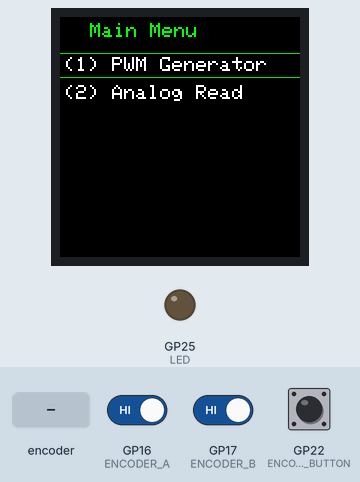
Simulated run of this program. Board: Raspberry Pi Pico. Parts: 240×240 colour display, output pins drawn as LEDs (lit = HIGH). The test bench sets the inputs (shaded band); at power-on: GP22 (ENCODER_BUTTON) LOW, GP16 (ENCODER_A) HIGH, GP17 (ENCODER_B) HIGH. What the program prints to the serial monitor is not drawn.

Above: at 1.4 s.
1.5 s: GP22 (ENCODER_BUTTON) driven HIGH
At 2.4 s:
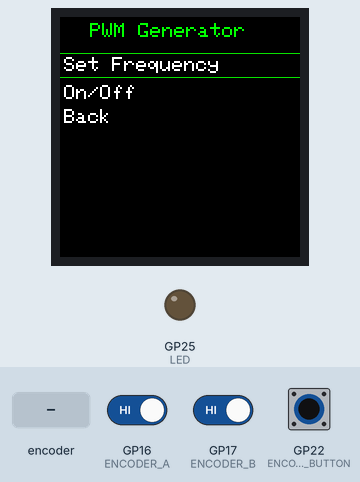
3.0 s: rotary encoder on GP16 (ENCODER_A) / GP17 (ENCODER_B) turned 3 steps (first pin leading)
At 3.17 s:
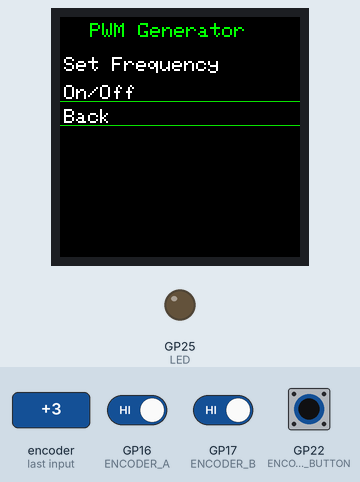
5.1 s: GP22 (ENCODER_BUTTON) pulsed LOW 2 times (0.12 s each, 0.3 s apart)
At 5.8 s:
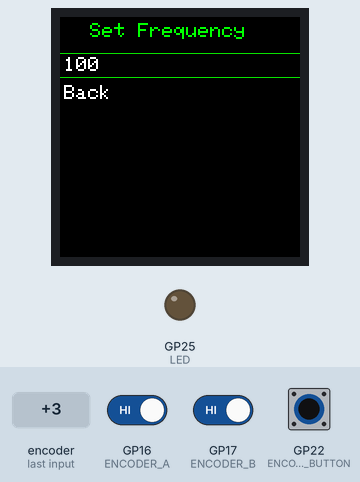
Timing chart, 0 to 8.1 s (numbered marks = the images above; inputs shaded):
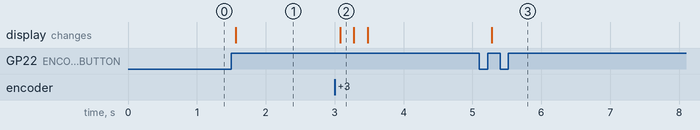

The program:

main.cpp
```cpp
#include <pico/bootrom.h>
#include <pico/multicore.h>

#include "include/defines.h"
#include "include/Gui.h"
#include "include/Encoder.h"


// check if current menu selection switched (encoder rotation)
inline void check_menu_switch()
{
    EncoderAction actionEnc = Encoder::readInput();
    if (actionEnc == RIGHT)
        Gui::changeSelection(UP);
    else if (actionEnc == LEFT)
        Gui::changeSelection(DOWN);
}

// check if menu has been entered (encoder btn press)
inline void check_menu_enter()
{
    if (Gui::hasButtonPressed())
        Gui::buttonPress();
}

// check for received commands (PC)
inline void recv_cmd()
{
    if (Serial.available() > 0)
    {
        String strRecvPC = Serial.readStringUntil('\n');
        strRecvPC.trim();
        if (strRecvPC == "reboot")
        {
            Serial.println("[PICO] :: INFO :: received command: reboot");
            reset_usb_boot(0, 0);
        }
    }
}

// interrupt service routine: rotary encoder button press
ISR isrEncoderButton()
{
    // TODO: keep as small as possible
    bool isDebounced = (millis() - Encoder::timeLastBtnPress) > DEBOUNCE_DELAY;
    if (isDebounced)
    {
        Gui::setButtonPressed();
        Encoder::timeLastBtnPress = millis();
    }
}

/********************************************************************
 * setup function
 ********************************************************************/
void setup()
{
    // setup serial, encoder and GUI
    Serial.begin(115200);
    Encoder::init();
    Gui::init();
    // setup pins and interrupt for encoder
    pinMode(LED, OUTPUT);
    pinMode(ENCODER_A, INPUT);
    pinMode(ENCODER_B, INPUT);
    pinMode(ENCODER_BUTTON, INPUT_PULLDOWN);
    attachInterrupt(digitalPinToInterrupt(ENCODER_BUTTON), isrEncoderButton, RISING);
}

/********************************************************************
 * main loop
 ********************************************************************/
void loop()
{
    check_menu_switch();
    check_menu_enter();
    recv_cmd();
}
```

Encoder.cpp
```cpp
#include "include/Encoder.h"


/**********************************
 * init static member of Encoder class
 **********************************/
int32_t Encoder::lastStateA;
int32_t Encoder::currStateA;
int32_t Encoder::counter = 0;
uint64_t Encoder::timeLastAction = 0;
uint64_t Encoder::timeLastBtnPress = 0;
uint8_t Encoder::lastStateEncoded = 0;
int8_t Encoder::subSteps = 0;
uint32_t Encoder::timeLastStateChange = 0;


/**********************************
 * Encoder methods
 **********************************/
void Encoder::init()
{
    lastStateA = digitalRead(ENCODER_A);
}

void Encoder::printCounter()
{
    Serial.print("[PICO] :: ENCODER :: ");
    Serial.println(counter);
}

EncoderAction Encoder::readInput()
{
    EncoderAction action = NONE;

    // read inputs and code states
    bool stateA = digitalRead(ENCODER_A);
    bool stateB = digitalRead(ENCODER_B);
    uint8_t encoded = (stateA << 1) | stateB;
    // cancel if state has not changed
    if (encoded == lastStateEncoded)
        return action;
    // noise filter for contact bouncing in encoder
    if ((millis() - timeLastStateChange) < 2)
        return action;
    timeLastStateChange = millis();
    // calc state transition
    uint8_t sum = (lastStateEncoded << 2) | encoded;
    // right rotation detected
    if (sum == 0b0001 || sum == 0b0111 || sum == 0b1110 || sum == 0b1000)
        subSteps++;
    // left rotation detected
    else if (sum == 0b0010 || sum == 0b1011 || sum == 0b1101 || sum == 0b0100)
        subSteps--;
    // save state for next method call
    lastStateEncoded = encoded;

    // apply action
    // stepsPerClick = (2 | 4) depending on encoder model
    constexpr int8_t stepsPerClick = 4;
    if (subSteps >= stepsPerClick)
    {
        counter--;
        action = LEFT;
        subSteps = 0;
        printCounter();
    }
    else if (subSteps <= -stepsPerClick)
    {
        counter++;
        action = RIGHT;
        subSteps = 0;
        printCounter();
    }

    return action;
}
```

Gui.cpp
```cpp
#include "include/Gui.h"
#include "include/tree/tree.h"


/********************************************************************
 * init static member of Gui class
 ********************************************************************/
Adafruit_ST7789 Gui::lcd = Adafruit_ST7789(SPI_CS, LCD_DC, LCD_RST);
tree<Screen*> Gui::menuTree = tree<Screen*>();
node_ptr<Screen*> Gui::nodeCurr = nullptr;
ScreenError Gui::screenError = ScreenError(lcd, Gui::nodeCurr);
bool Gui::inErrorState = false;
bool Gui::isButtonPressed = false;


/********************************************************************
 * methods of class Gui
 ********************************************************************/
void Gui::setButtonPressed() { isButtonPressed = true; }

void Gui::changeSelection(const MenuActions actionGui)
{
    nodeCurr->getData()->drawSelUpdate(actionGui);
}

void Gui::gotoMainMenu()
{
    nodeCurr = menuTree.getRoot();
    clearScreen();
    nodeCurr->getData()->draw();
}

void Gui::clearScreen() { lcd.fillScreen(COLOR_BLACK); }

bool Gui::hasButtonPressed() { return isButtonPressed; }

void Gui::buttonPress()
{
    isButtonPressed = false;
    nodeCurr->getData()->buttonPress();
}

void Gui::init()
{
    // setup screens
    initMenus();
    // init lcd
    lcd.init(SCREEN_WIDTH, SCREEN_HEIGHT, SPI_MODE2);
    lcd.setRotation(ROTATION_UP);
    lcd.fillScreen(COLOR_BLACK);
    lcd.setTextColor(ST77XX_WHITE);
    lcd.setTextSize(FONT_12x16);
    // draw main menu
    nodeCurr->getData()->draw();
}

void Gui::initMenus()
{
    nodeCurr = menuTree.setRoot(new ScreenMenu(lcd, nodeCurr, "Main Menu", std::vector<std::string>({
        "(1) PWM Generator",
        "(2) Analog Read"}), false));

    node_ptr<Screen*> nodePwm = nodeCurr->addNode(new ScreenMenu(lcd, nodeCurr,"PWM Generator", std::vector<std::string>({
        "Set Frequency",
        "On/Off"})));

    nodePwm->addNode(new ScreenPwm(lcd, nodeCurr, "Set Frequency", std::vector<std::string>({ "100" })));
}

void Gui::drawErrorNotImpl(const std::string& menuName)
{
    screenError.setErrorMsg("Menu '"+ menuName +"' not yet implemented!");
    clearScreen();
    screenError.draw();
    delay(2000);
    gotoMainMenu();
}
```

Encoder.h
```cpp
/*
 * class Encoder:
 *  - decodes and debounces the rotary encoder's signals
 *  - readInput() is the main method which returns a EncoderAction
 */

#ifndef DEVBOARD_ENCODER_H
#define DEVBOARD_ENCODER_H

#include "defines.h"

constexpr int32_t DEBUG_ENCODER = 1;
constexpr int32_t DEBOUNCE_DELAY = 70;

enum EncoderAction
{
    NONE = -1,
    LEFT = 0,
    RIGHT = 1,
    BUTTON = 2
};

class Encoder
{
public:
    static void init();
    static EncoderAction readInput();
    static uint64_t timeLastBtnPress;
private:
    static void printCounter();
    static int32_t counter;
    static int32_t lastStateA;
    static int32_t currStateA;
    static uint64_t timeLastAction;
    static uint8_t lastStateEncoded;
    static int8_t subSteps;
    static uint32_t timeLastStateChange;
};

#endif //DEVBOARD_ENCODER_H
```

Gui.h
```cpp
#ifndef GUI_H
#define GUI_H

#include <Adafruit_GFX.h>
#include <Adafruit_ST7789.h>

#include "include/defines.h"
#include "tree/tree.h"
#include "screen/Screen.h"
#include "screen/ScreenError.h"
#include "screen/ScreenMenu.h"
#include "screen/ScreenPwm.h"


enum ErrorCodes
{
    ERROR_NO_SUB_MENUS = -1     // must stay -1 (l. at  ScreenMenu::getCurrSelection)
};


/**********************************
 * supervisor class (therefore static)
 **********************************/
class Gui
{
public:
    static void init();
    static void buttonPress();                            // callback func for btn press (keep as small as possible)
    static void changeSelection(MenuActions actionGui); // wrapper for GuiMenu::drawSelection
    static void gotoMainMenu();
    static void clearScreen();
    static bool hasButtonPressed();
    static void setButtonPressed();
    static void drawErrorNotImpl(const std::string& menuName);
    // static Screen* menuCurr;
private:
    static void initMenus();
    static Adafruit_ST7789 lcd;
    static ScreenError screenError;
    static node_ptr<Screen*> nodeCurr;
    static tree<Screen*> menuTree;
    static bool inErrorState;       // true if entering menu which does not exist
    static bool isButtonPressed;
};

#endif //GUI_H
```

defines.h
```cpp
/*
 * This file is being included very often. Don't bloat it!
 *
 * commonly used abbreviations in comments and symbol names:
 *      - sel:      selection
 *      - curr:     current
 *      - num:      number
 *      - vec:      vector
 *      - elem:     element
 *      - iX:       index var used in for loops (e.g. iElem)
 *      - ret:      return
 *      - enc:      rotary encoder (360 degree digital potentioter)
 */

#ifndef DEFINES_H
#define DEFINES_H

// frequently used includes which shall be globally accessible
#include <Arduino.h>
#include <vector>
#include <string>
#include <queue>

enum pins
{
    LED = 25,
    SPI_CS = -1,            // SPI Chip Select (disabled)
    LCD_RST = 20,           // reset pin
    LCD_DC = 21,            // data / cmd pin
    ENCODER_A = 16,         // encoder output a
    ENCODER_B = 17,         // encoder output a
    ENCODER_BUTTON = 22     // encoder output a
};

// used to change the currently selected menu entry (via encoder)
enum MenuActions
{
    INIT,
    DOWN,
    UP,
};

// 16 bit colors for Adafruit_ST7789
enum Colors
{
    COLOR_WHITE = 0xFFFF,
    COLOR_BLACK = 0x0000,
    COLOR_GREEN = 0x0f00,
    COLOR_GREEN_2 = 0x07E0,
    COLOR_RED = 0xF800,
    COLOR_BLUE = 0x001F,
    COLOR_BLUEGREY = 0x22ED,
    COLOR_CYAN = 0x07FF,
    COLOR_MAGENTA = 0xF81F,
    COLOR_YELLOW = 0xFFE0,
    COLOR_ORANGE = 0xFC00
};

using ISR = void;

#endif //DEFINES_H
```

Screen.h
```cpp
#ifndef PICOPLC_SCREEN_H
#define PICOPLC_SCREEN_H

#include <Adafruit_GFX.h>
#include <Adafruit_ST7789.h>

#include "../defines.h"
#include "../tree/tree.h"


// just some mappings for options of Adafruit_ST7789
enum LcdNumerics
{
    FONT_6x8 = 1,
    FONT_12x16 = 2, // currently in usee
    FONT_18x24 = 3,
    ROTATION_UP = 2
};

// metrics for a 240x240 lcd display
enum GuiNumerics
{
    SCREEN_WIDTH = 240,
    SCREEN_HEIGHT = 240,
    FONT_HEIGHT_1 = 8,      // name refers to val LcdNumerics::FONT_XXX
    FONT_HEIGHT_2 = 16,
    FONT_HEIGHT_3 = 24,
    FONT_WIDTH_1 = 6,       // name refers to val LcdNumerics::FONT_XXX
    FONT_WIDTH_2 = 12,
    FONT_WIDTH_3 = 18,
    PADDING_TITLE_X = 30,   // delta x for title
    PADDING_TITLE_Y = 6,    // delta y for title
    PADDING_MENU_X = 4,
    PADDING_MENU_Y = 4,
    TITLE_HEIGHT = FONT_HEIGHT_3 + 2*PADDING_TITLE_Y,
    MENU_SELECTION_HEIGHT = FONT_HEIGHT_2 + 2*PADDING_MENU_Y    // height for encoder sel in GUI
};


/********************************************************************
* base class for ScreenMenu, ScreenError
 * override draw() in oder to use it
 ********************************************************************/
class Screen
{
public:
    Screen(Adafruit_ST7789& lcd, node_ptr<Screen*>& nodeCurr, std::string title);
    Screen(Adafruit_ST7789& lcd, node_ptr<Screen*>& nodeCurr, std::string title, std::vector<std::string> entries, bool hasBackBtn = true);
    virtual ~Screen() = default; // virtual in order to call derived class's destructor when deleted
    virtual void draw() = 0;
    virtual void drawSelUpdate(MenuActions actionMenuSel) = 0;
    virtual void buttonPress() = 0;
protected:
    uint16_t centerText(uint16_t numChars);
    Adafruit_ST7789& lcd;
    node_ptr<Screen*>& nodeCurr;
    std::string title;
    std::vector<std::string> entries;
    int16_t currSelEntry;
    uint16_t colorBg;
    uint8_t currCursorX = 0;
    uint8_t currCursorY = 0;


};


#endif //PICOPLC_SCREEN_H
```

ScreenError.h
```cpp
#ifndef PICOPLC_SCREENERROR_H
#define PICOPLC_SCREENERROR_H

#include "../defines.h"
#include "../screen/Screen.h"

/********************************************************************
 * display errors:
 *  - trying to enter not defined sub menu
 ********************************************************************/
class ScreenError : public Screen
{
public:
    ScreenError(Adafruit_ST7789& lcd, node_ptr<Screen*>& nodeCurr);
    void setErrorMsg(const std::string& errorMsg);
    void draw() override;
    void drawSelUpdate(MenuActions actionMenuSel) override;
    void buttonPress() override;
private:
    std::string errorMsg;
    std::vector<std::string> errorLog;
};

#endif //PICOPLC_SCREENERROR_H
```

ScreenMenu.h
```cpp
#ifndef PICOPLC_SCREENMENU_H
#define PICOPLC_SCREENMENU_H

#include "../defines.h"
#include "../screen/Screen.h"

/********************************************************************
 * class used to display menus (row structured)
 ********************************************************************/
class ScreenMenu : public Screen
{
public:
    ScreenMenu(Adafruit_ST7789& lcd, node_ptr<Screen*>& nodeCurr, const std::string &menuTitle, const std::vector<std::string> &menuEntries, bool hasBackBtn = true);
    ScreenMenu& operator=(const ScreenMenu& other);
    void draw() override;
    void drawSelUpdate(MenuActions actionMenuSel) override;
    void buttonPress() override;
    uint16_t getMenuSelection();
    uint16_t getNumSubMenus();
    std::string getSubmenuName(uint16_t index);
private:

};


#endif //PICOPLC_SCREENMENU_H
```

ScreenPwm.h
```cpp
#ifndef PICOPLC_SCREENPWM_H
#define PICOPLC_SCREENPWM_H

#include "../defines.h"
#include "../screen/Screen.h"

class ScreenPwm : public Screen
{
public:
    ScreenPwm(Adafruit_ST7789& lcd, node_ptr<Screen*>& nodeCurr, const std::string &menuTitle, std::vector<std::string> entries);
    ScreenPwm& operator=(const ScreenPwm& other);
    void draw() override;
    void drawSelUpdate(MenuActions actionMenuSel) override;
    void buttonPress() override;
private:
};

#endif //PICOPLC_SCREENPWM_H
```

tree.h
```cpp
#pragma once

#include <vector>
#include <cstdint>
#include <optional>

template<typename T>
class tree
{
public:
    class node
    {
    public:
        node(node* parent, T data);
        ~node();
        node* addNode(T dataChild);
        T getData();
        T* getDataPtr();
        uint16_t getNumChildren();
        std::vector<node*> getChildren();
        node* getChild(uint16_t iNode);
        node* getParent();
        bool isLeaf();
    private:
        node* parent;
        T data;
        std::vector<node*> children;
        bool leaf = true; // i.e. no nodes
    };

    tree();
    ~tree();
    node* setRoot(T node);
    node* getRoot();
    std::vector<node*> getRootNodes();
    using nptr = tree<T>::node*;
private:
    node* root = nullptr;
};

template<typename T>
using node_ptr = typename tree<T>::nptr;

// include impl (weird C++ style)
#include "../../tree/tree.tpp"
```

Screen.cpp
```cpp
#include <utility>

#include "include/defines.h"
#include "include/screen/Screen.h"


/********************************************************************
 * Screen base class methods
 ********************************************************************/
Screen::Screen(Adafruit_ST7789& lcd, node_ptr<Screen*>& nodeCurr,  std::string title) :
    lcd(lcd),
    nodeCurr(nodeCurr),
    title(std::move(title)),
    currSelEntry(0),
    colorBg(COLOR_BLACK) { }

Screen::Screen(Adafruit_ST7789& lcd, node_ptr<Screen*>& nodeCurr, std::string title, std::vector<std::string> entries, bool hasBackBtn) :
    lcd(lcd),
    nodeCurr(nodeCurr),
    title(std::move(title)),
    entries(std::move(entries)),
    currSelEntry(0),
    colorBg(COLOR_BLACK)
{
    if (hasBackBtn)
        this->entries.emplace_back("Back");
}

uint16_t Screen::centerText(uint16_t numChars)
{
    return (SCREEN_WIDTH / 2) - (numChars * FONT_WIDTH_2 / 2);
}
```

ScreenError.cpp
```cpp
#include "../include/screen/ScreenError.h"


/********************************************************************
 * ScreenError methods
 ********************************************************************/
ScreenError::ScreenError(Adafruit_ST7789& lcd, node_ptr<Screen*>& nodeCurr) :
    Screen(lcd, nodeCurr, "Error:") { }

void ScreenError::setErrorMsg(const std::string& errorMsg)
{
    errorLog.emplace_back(errorMsg);
    this->errorMsg = errorMsg;
}

void ScreenError::draw()
{
    // 12px char len
    lcd.setTextColor(COLOR_RED);
    lcd.setCursor(centerText(title.length()), 50);
    lcd.write(title.c_str());
    lcd.setTextColor(COLOR_YELLOW);
    lcd.setCursor(0, 100);
    lcd.write(errorMsg.c_str());
}

void ScreenError::drawSelUpdate(MenuActions actionMenuSel)
{

}

void ScreenError::buttonPress()
{

}
```

tree.tpp
```cpp
// do not include this file!

#pragma once

/**********************************
 * node methods
 **********************************/
template<typename T>
tree<T>::node::node(node *parent, T data) :
    parent(parent),
    data(data) { }


template<typename T>
tree<T>::node::~node()
{
    for (auto& nodeCurr : children)
        delete nodeCurr;
}

template<typename T>
typename tree<T>::node* tree<T>::node::addNode(T dataChild)
{
    node* nodeNew = new node(this, dataChild);
    children.push_back(nodeNew);
    leaf = false;
    return nodeNew;
}

template<typename T>
typename tree<T>::node* tree<T>::node::getChild(uint16_t iNode)
{
    return children.at(iNode);
}

template<typename T>
typename tree<T>::node * tree<T>::node::getParent() { return parent; }

template<typename T>
std::vector<class tree<T>::node *> tree<T>::node::getChildren() { return children; }

template<typename T>
uint16_t tree<T>::node::getNumChildren() { return children.size(); }

template<typename T>
T tree<T>::node::getData() { return data; }

template<typename T>
T* tree<T>::node::getDataPtr() { return &data; }

template<typename T>
bool tree<T>::node::isLeaf() { return leaf; }


/**********************************
 * tree methods
 **********************************/
template<typename T>
tree<T>::tree()
{
    //root = new node(nullptr, data);
}

template<typename T>
tree<T>::~tree()
{
    delete root;
}

template<typename T>
typename tree<T>::node* tree<T>::setRoot(T nodeData)
{
    root = new node(nullptr, nodeData);
    return root;
}

template<typename T>
typename tree<T>::node * tree<T>::getRoot() { return root; }

template<typename T>
std::vector<class tree<T>::node *> tree<T>::getRootNodes() { return root->getNodes(); }
```

Source omitted: ScreenMenu.cpp (4032 bytes), ScreenPwm.cpp (2198 bytes)

Measured:
- after the input at 1.5 s, the display: changes after 0.07 s (image 1)
- after the input at 3.0 s, the display: changes after 0.08 s (image 2)
- after the input at 5.1 s, the display: changes after 0.18 s (image 3)
